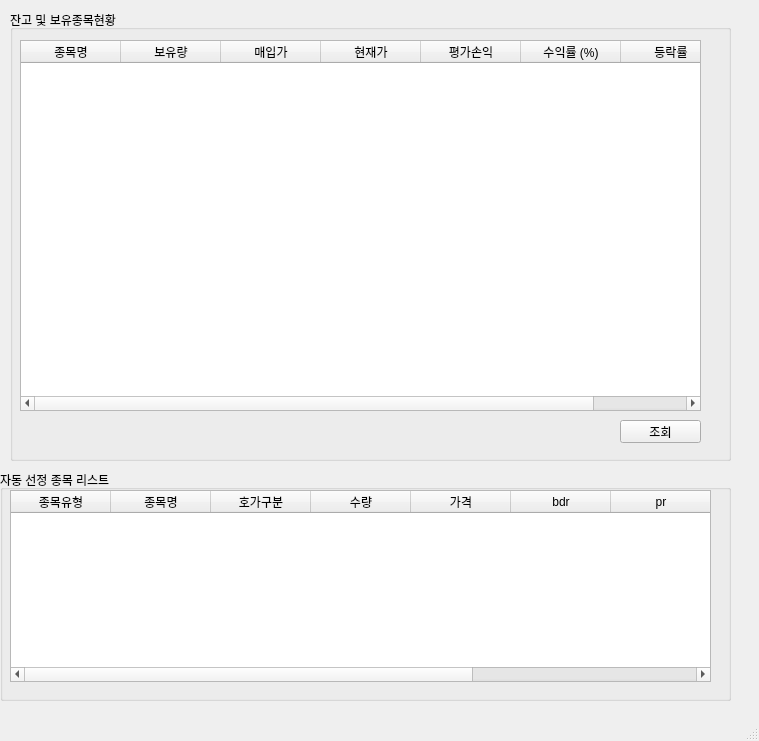
<?xml version="1.0" encoding="UTF-8"?>
<ui version="4.0">
 <class>MainWindow</class>
 <widget class="QMainWindow" name="MainWindow">
  <property name="geometry">
   <rect>
    <x>0</x>
    <y>0</y>
    <width>759</width>
    <height>741</height>
   </rect>
  </property>
  <property name="windowTitle">
   <string>MainWindow</string>
  </property>
  <widget class="QWidget" name="centralwidget">
   <widget class="QGroupBox" name="groupBox_3">
    <property name="geometry">
     <rect>
      <x>0</x>
      <y>470</y>
      <width>731</width>
      <height>231</height>
     </rect>
    </property>
    <property name="title">
     <string>자동 선정 종목 리스트</string>
    </property>
    <widget class="QTableWidget" name="tableWidget_3">
     <property name="geometry">
      <rect>
       <x>10</x>
       <y>20</y>
       <width>701</width>
       <height>192</height>
      </rect>
     </property>
     <column>
      <property name="text">
       <string>종목유형</string>
      </property>
     </column>
     <column>
      <property name="text">
       <string>종목명</string>
      </property>
     </column>
     <column>
      <property name="text">
       <string>호가구분</string>
      </property>
     </column>
     <column>
      <property name="text">
       <string>수량</string>
      </property>
     </column>
     <column>
      <property name="text">
       <string>가격</string>
      </property>
     </column>
     <column>
      <property name="text">
       <string>bdr</string>
      </property>
     </column>
     <column>
      <property name="text">
       <string>pr</string>
      </property>
     </column>
     <column>
      <property name="text">
       <string>lr</string>
      </property>
     </column>
     <column>
      <property name="text">
       <string>상태</string>
      </property>
     </column>
    </widget>
    <zorder>tableWidget_3</zorder>
    <zorder>groupBox_2</zorder>
   </widget>
   <widget class="QGroupBox" name="groupBox_2">
    <property name="geometry">
     <rect>
      <x>10</x>
      <y>10</y>
      <width>721</width>
      <height>451</height>
     </rect>
    </property>
    <property name="title">
     <string>잔고 및 보유종목현황</string>
    </property>
    <widget class="QTableWidget" name="tableWidget_2">
     <property name="geometry">
      <rect>
       <x>10</x>
       <y>30</y>
       <width>681</width>
       <height>371</height>
      </rect>
     </property>
     <property name="autoFillBackground">
      <bool>false</bool>
     </property>
     <attribute name="horizontalHeaderVisible">
      <bool>true</bool>
     </attribute>
     <attribute name="horizontalHeaderCascadingSectionResizes">
      <bool>false</bool>
     </attribute>
     <attribute name="horizontalHeaderHighlightSections">
      <bool>true</bool>
     </attribute>
     <attribute name="horizontalHeaderShowSortIndicator" stdset="0">
      <bool>false</bool>
     </attribute>
     <attribute name="horizontalHeaderStretchLastSection">
      <bool>false</bool>
     </attribute>
     <column>
      <property name="text">
       <string>종목명</string>
      </property>
     </column>
     <column>
      <property name="text">
       <string>보유량</string>
      </property>
     </column>
     <column>
      <property name="text">
       <string>매입가</string>
      </property>
     </column>
     <column>
      <property name="text">
       <string>현재가</string>
      </property>
     </column>
     <column>
      <property name="text">
       <string>평가손익</string>
      </property>
     </column>
     <column>
      <property name="text">
       <string>수익률 (%)</string>
      </property>
     </column>
     <column>
      <property name="text">
       <string>등락률</string>
      </property>
     </column>
    </widget>
    <widget class="QPushButton" name="pushButton_2">
     <property name="geometry">
      <rect>
       <x>610</x>
       <y>410</y>
       <width>81</width>
       <height>23</height>
      </rect>
     </property>
     <property name="text">
      <string>조회</string>
     </property>
    </widget>
   </widget>
  </widget>
  <widget class="QMenuBar" name="menubar">
   <property name="geometry">
    <rect>
     <x>0</x>
     <y>0</y>
     <width>759</width>
     <height>21</height>
    </rect>
   </property>
  </widget>
  <widget class="QStatusBar" name="statusbar"/>
 </widget>
 <resources/>
 <connections/>
</ui>
